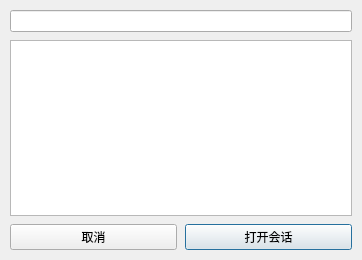
<?xml version="1.0" encoding="UTF-8"?>
<ui version="4.0">
 <class>SearchFellowDlg</class>
 <widget class="QDialog" name="SearchFellowDlg">
  <property name="geometry">
   <rect>
    <x>0</x>
    <y>0</y>
    <width>362</width>
    <height>260</height>
   </rect>
  </property>
  <property name="windowTitle">
   <string>查找好友</string>
  </property>
  <layout class="QGridLayout" name="gridLayout">
   <property name="leftMargin">
    <number>10</number>
   </property>
   <property name="topMargin">
    <number>10</number>
   </property>
   <property name="rightMargin">
    <number>10</number>
   </property>
   <property name="bottomMargin">
    <number>10</number>
   </property>
   <property name="spacing">
    <number>8</number>
   </property>
   <item row="0" column="0" colspan="2">
    <widget class="QLineEdit" name="searchEdit"/>
   </item>
   <item row="1" column="0" colspan="2">
    <widget class="QListWidget" name="resultListWidget">
     <property name="focusPolicy">
      <enum>Qt::TabFocus</enum>
     </property>
     <property name="editTriggers">
      <set>QAbstractItemView::NoEditTriggers</set>
     </property>
     <property name="selectionRectVisible">
      <bool>true</bool>
     </property>
    </widget>
   </item>
   <item row="2" column="0">
    <widget class="QPushButton" name="cancelBtn">
     <property name="text">
      <string>取消</string>
     </property>
     <property name="autoDefault">
      <bool>false</bool>
     </property>
    </widget>
   </item>
   <item row="2" column="1">
    <widget class="QPushButton" name="okBtn">
     <property name="text">
      <string>打开会话</string>
     </property>
    </widget>
   </item>
  </layout>
 </widget>
 <resources/>
 <connections/>
</ui>
